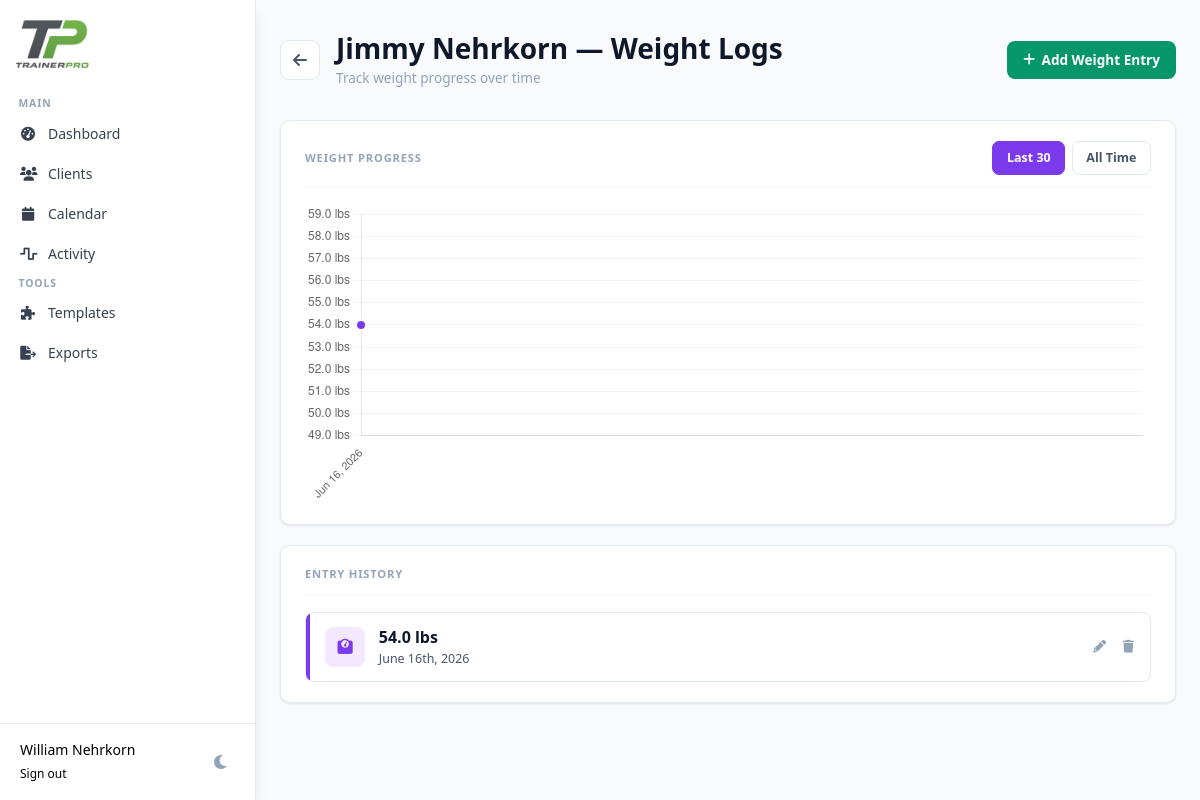
The page /clients/bd555091-b3a1-4431-8407-b40075ba8e28/weight-logs (signed in) on the database as committed earlier.
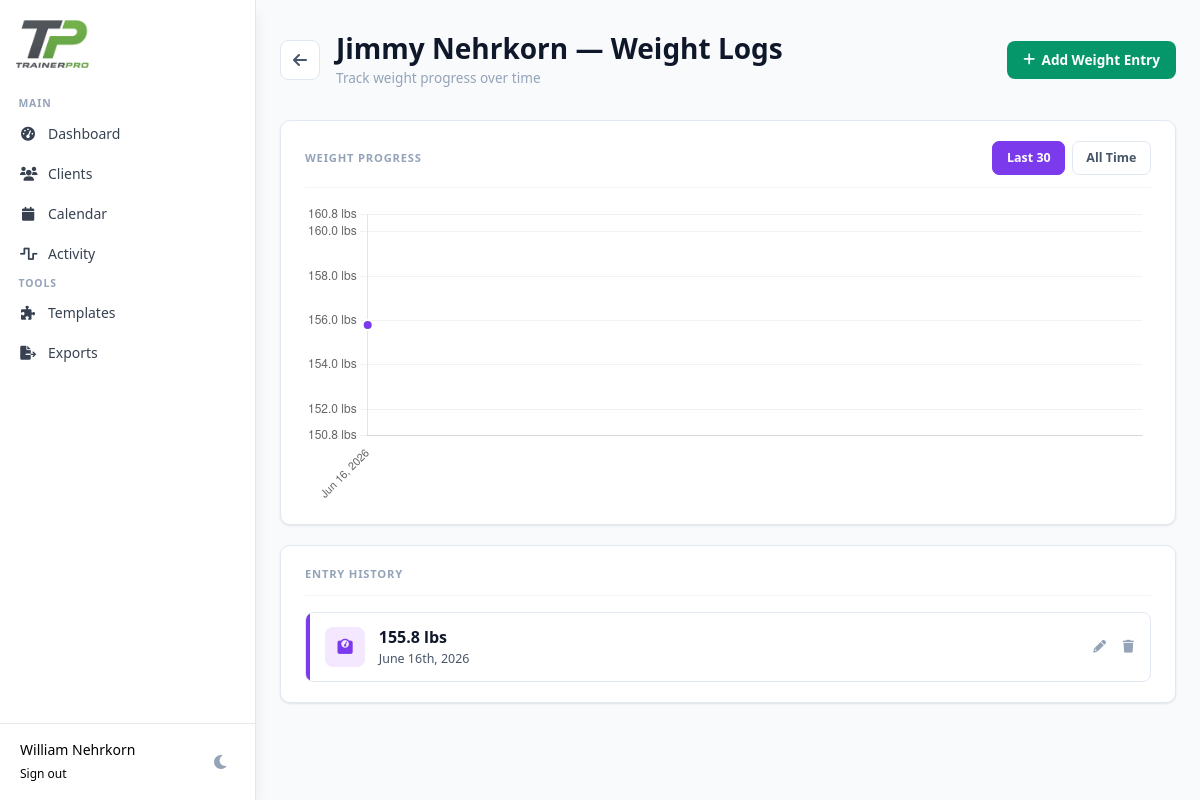
The same page on the database as committed later.
### tables this page shows
CREATE TABLE weight_logs (
            id TEXT PRIMARY KEY,
            client_id TEXT NOT NULL,
            date DATE NOT NULL,
            weight REAL NOT NULL,
            notes TEXT,
            created_at TIMESTAMP DEFAULT CURRENT_TIMESTAMP,
            updated_at TIMESTAMP,
            FOREIGN KEY (client_id) REFERENCES clients (id),
            UNIQUE(client_id, date)
        );

### app.py (the view)
@app.route('/clients/<client_id>/weight-logs')
@login_required
def client_weight_logs(client_id):
    conn = get_db()
    client = conn.execute('SELECT * FROM clients WHERE id = ? AND trainer_id = ?',
                          (client_id, session['user_id'])).fetchone()
    if not client:
        flash('Client not found')
        return redirect(url_for('clients'))
    weight_history_rows = conn.execute('''
        SELECT id, date, weight, notes
        FROM weight_logs
        WHERE client_id = ?
        ORDER BY date DESC
    ''', (client_id,)).fetchall()
    weight_history = [dict(row) for row in weight_history_rows]
    conn.close()
    return render_template('dashboard/clients/weight_logs.html',
                           client=client,
                           weight_history=weight_history)

### auth_utils.py (called while the page is built)
def login_required(f):
    @wraps(f)
    def decorated_function(*args, **kwargs):
        if 'user_id' not in session:
            return redirect(url_for('login'))
        return f(*args, **kwargs)
    return decorated_function

### db.py (called while the page is built)
def get_db():
    conn = sqlite3.connect(DB_PATH)
    conn.row_factory = sqlite3.Row
    return conn

### templates/dashboard/clients/weight_logs.html (shortened to what this page needs)
{% extends "base.html" %}
{% block content %}
<div class="page-wrap">
  <div class="wl-header">
    <div class="wl-header-left">
      <a href="{{ url_for('client_detail', client_id=client.id) }}" class="back-link" title="Back to client">
        <i class="fas fa-arrow-left"></i>
      </a>
      <div>
        <div class="wl-title">{{ client.name }} &mdash; Weight Logs</div>
        <div class="wl-subtitle">Track weight progress over time</div>
      </div>
    </div>
    <div class="header-actions">
      <button onclick="openWeightModal()" class="btn btn-primary">
        <i class="fas fa-plus"></i> Add Weight Entry
      </button>
    </div>
  </div>
  {% if weight_history %}
  <div class="card">
    <div class="card-header">
      <span class="card-title">Weight Progress</span>
      <div class="view-toggle">
        <button id="view30Btn" class="toggle-btn active" onclick="changeView(30)">Last 30</button>
        <button id="viewAllBtn" class="toggle-btn" onclick="changeView('all')">All Time</button>
      </div>
    </div>
    <div class="chart-wrap"><canvas id="weightChart"></canvas></div>
  </div>
  {% endif %}
  <div class="card">
    <div class="card-header"><span class="card-title">Entry History</span></div>
    {% if weight_history %}
      <div class="entries-list">
        {% for entry in weight_history %}
        <div class="entry-card">
          <div class="entry-accent"></div>
          <div class="entry-body">
            <div class="entry-icon"><i class="fas fa-weight"></i></div>
            <div class="entry-main">
              <div class="entry-weight">{{ entry.weight }} lbs</div>
              <div class="entry-date-text weight-date" data-date="{{ entry.date }}">{{ entry.date }}</div>
            </div>
          </div>
          <div class="entry-actions">
            <button onclick="editWeightEntry('{{ entry.id }}', '{{ entry.date }}', '{{ entry.weight }}', '{{ entry.notes or '' }}')"
                    class="entry-icon-btn edit" title="Edit">
              <i class="fas fa-pencil-alt"></i>
            </button>
            <button onclick="deleteWeightEntry('{{ entry.id }}')" class="entry-icon-btn remove" title="Delete">
              <i class="fas fa-trash"></i>
            </button>
          </div>
        </div>
        {% endfor %}
      </div>
    {% endif %}
  </div>
</div>
{% endblock %}

Rows that differ between the two databases and show on the page:
changed weight_logs: weight "54.0" → "155.8"
Other text that changed with them:
chart data {{ weight_history | tojson }}: [{"date": "2026-06-16", "id": "2c1ffb57-f008-4098-a98b-1a980334c580", "notes": "", "weight": 54.0}] → [{"date": "2026-06-16", "id": "2c1ffb57-f008-4098-a98b-1a980334c580", "notes": "", "weight": 155.8}]
